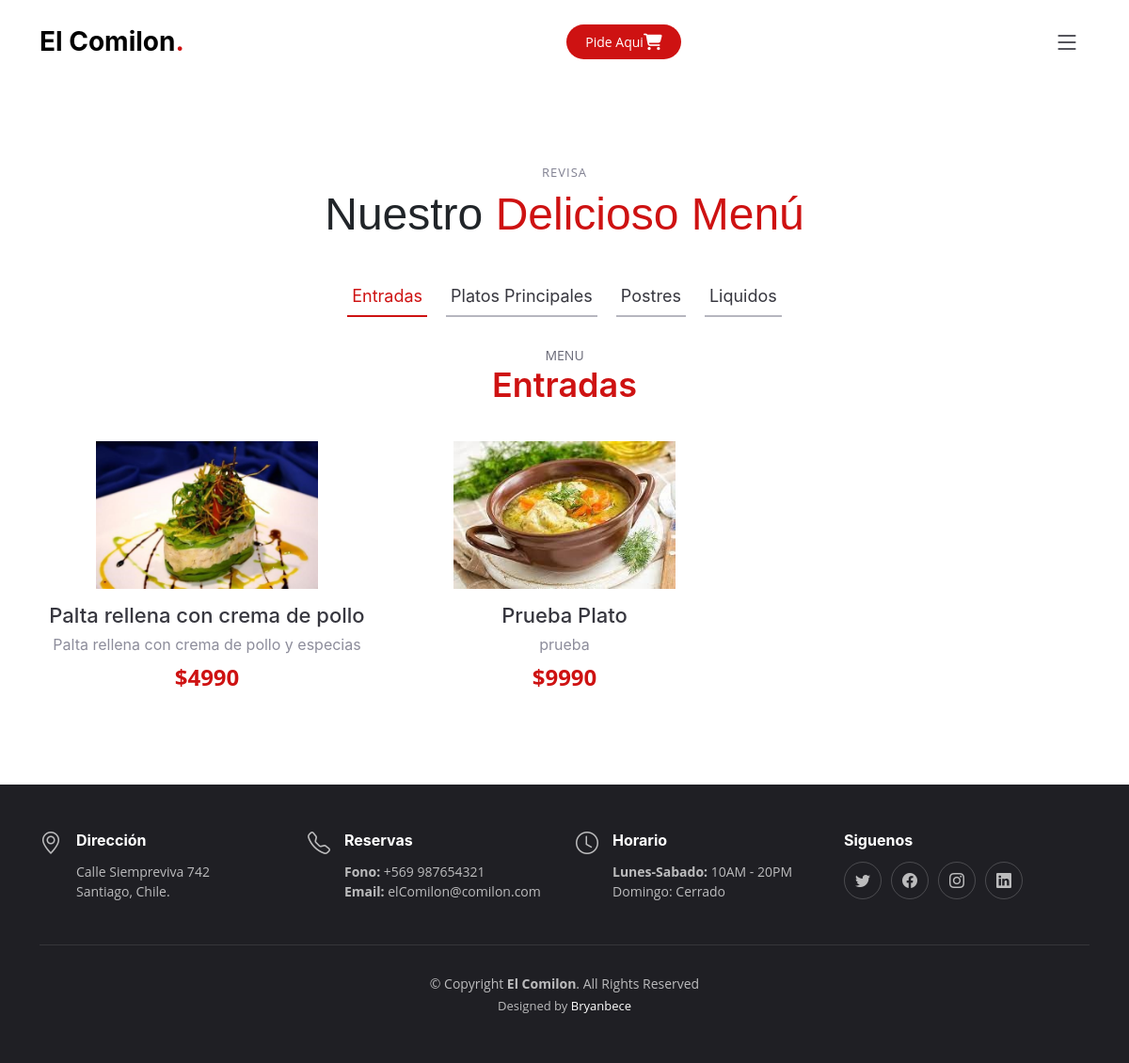
The page /menu/ (signed in) on the database its author committed.
### appweb/models.py (models this page shows, shortened)
class Producto(models.Model):
    nombre = models.CharField(max_length=50)
    descripcion = models.CharField(max_length=50)
    precio = models.IntegerField()
    imagen = models.ImageField(upload_to='producto', null=False)
    tipo_plato = models.IntegerField(choices=list_tipo_producto)
    disponible = models.IntegerField(choices=list_disponibilidad_producto)
    origen = models.IntegerField(choices=list_origen_producto)
    autor = models.ForeignKey(User, on_delete=models.CASCADE, null=True, blank=True)
    cantidadVendidos = models.IntegerField(default=0)

### appweb/views.py (the view)
# urls.py: path('menu/', menu, name="menu"),
def menu(request):
    producto = Producto.objects.all()
    data = {
        'producto': producto
    }
    return render(request, 'menu.html', data)

### appweb/templates/menu.html (shortened to what this page needs)
{% extends 'base.html' %}
{% load static %}
{% block contenido %}
<section id="menu" class="menu">
    <div class="container aos-init aos-animate" data-aos="fade-up">
        <div class="section-header">
            <h2>Revisa</h2>
            <p>Nuestro <span>Delicioso Menú</span></p>
        </div>
        <ul class="nav nav-tabs d-flex justify-content-center aos-init aos-animate" data-aos="fade-up"
            data-aos-delay="200" role="tablist">
            <li class="nav-item" role="presentation">
                <a class="nav-link active show" data-bs-toggle="tab" data-bs-target="#menu-starters"
                    aria-selected="true" role="tab">
                    <h4>Entradas</h4>
                </a>
            </li>
            <li class="nav-item" role="presentation">
                <a class="nav-link" data-bs-toggle="tab" data-bs-target="#menu-breakfast" aria-selected="false"
                    tabindex="-1" role="tab">
                    <h4>Platos Principales</h4>
                </a>
            </li>
            <li class="nav-item" role="presentation">
                <a class="nav-link" data-bs-toggle="tab" data-bs-target="#menu-lunch" aria-selected="false"
                    tabindex="-1" role="tab">
                    <h4>Postres</h4>
                </a>
            </li>
            <li class="nav-item" role="presentation">
                <a class="nav-link" data-bs-toggle="tab" data-bs-target="#menu-dinner" aria-selected="false"
                    tabindex="-1" role="tab">
                    <h4>Liquidos</h4>
                </a>
            </li>
        </ul>
        <div class="tab-content aos-init aos-animate" data-aos="fade-up" data-aos-delay="300">
            <div class="tab-pane fade active show" id="menu-starters" role="tabpanel">
                <div class="tab-header text-center">
                    <p>Menu</p>
                    <h3>Entradas</h3>
                </div>
                <div class="row gy-5">
                    {% for p in producto %}
                    {% if p.tipo_plato == 0 %}
                    <div class="col-lg-4 menu-item">
                        <a href="{{ p.imagen.url }}" class="glightbox"><img src="{{ p.imagen.url }}"
                                class="menu-img img-fluid" alt=""></a>
                        <h4>{{p.nombre}}</h4>
                        <p class="ingredients">
                            {{p.descripcion}}
                        </p>
                        <p class="price">
                            ${{p.precio}}
                        </p>
                    </div>
                    {% endif %}
                    {% endfor %}
                </div>
            </div>
        </div>
    </div>
    </div>
{% endblock %}

### appweb/static/css/style.css (style rules this page uses)
:root { --font-default: "Open Sans", system-ui, -apple-system, "Segoe UI", Roboto, "Helvetica Neue", Arial, "Noto Sans", "Liberation Sans", sans-serif, "Apple Color Emoji", "Segoe UI Emoji", "Segoe UI Symbol", "Noto Color Emoji"; --font-primary: "Amatic SC", sans-serif; --font-secondary: "Inter", sans-serif; }
:root { --color-default: #212529; --color-primary: #ce1212; --color-secondary: #37373f; }
:root { scroll-behavior: smooth; }
body { font-family: var(--font-default); color: var(--color-default); }
a { color: var(--color-primary); text-decoration: none; }
h1, h2, h3, h4, h5, h6 { font-family: var(--font-secondary); }
section { overflow: hidden; padding: 80px 0; }
.section-header { text-align: center; padding-bottom: 30px; }
.section-header h2 { font-size: 13px; letter-spacing: 1px; font-weight: 400; margin: 0; padding: 0; color: #7f7f90; text-transform: uppercase; font-family: var(--font-default); }
.section-header p { margin: 0; font-size: 48px; font-weight: 400; font-family: var(--font-primary); }
.section-header p span { color: var(--color-primary); }
section { scroll-margin-top: 90px; }
.menu .nav-tabs { border: 0; }
.menu .nav-link { margin: 0 10px; padding: 10px 5px; transition: 0.3s; color: var(--color-secondary); border-radius: 0; cursor: pointer; height: 100%; border: 0; border-bottom: 2px solid #b6b6bf; }
.menu .nav-link h4 { font-size: 18px; font-weight: 400; margin: 0; font-family: var(--font-secondary); }
.menu .nav-link.active { color: var(--color-primary); border-color: var(--color-primary); }
.menu .tab-content .tab-header { padding: 30px 0; }
.menu .tab-content .tab-header p { font-size: 14px; text-transform: uppercase; color: #676775; margin-bottom: 0; }
.menu .tab-content .tab-header h3 { font-size: 36px; font-weight: 600; color: var(--color-primary); }
.menu .tab-content .menu-item { -moz-text-align-last: center; text-align-last: center; }
.menu .tab-content .menu-item .menu-img { padding: 0 60px; margin-bottom: 15px; }
.menu .tab-content .menu-item h4 { font-size: 22px; font-weight: 500; color: var(--color-secondary); font-family: var(--font-secondary); font-weight: 30px; margin-bottom: 5px; }
.menu .tab-content .menu-item .ingredients { font-family: var(--font-secondary); color: #8d8d9b; margin-bottom: 5px; }
.menu .tab-content .menu-item .price { font-size: 24px; font-weight: 700; color: var(--color-primary); }

### rows shown on the page
Producto: imagen (picture), nombre "Palta rellena con crema de pollo", descripcion "Palta rellena con crema de pollo y especias", precio "4990"
Producto: imagen (picture), nombre "Prueba Plato", descripcion "prueba", precio "9990"
